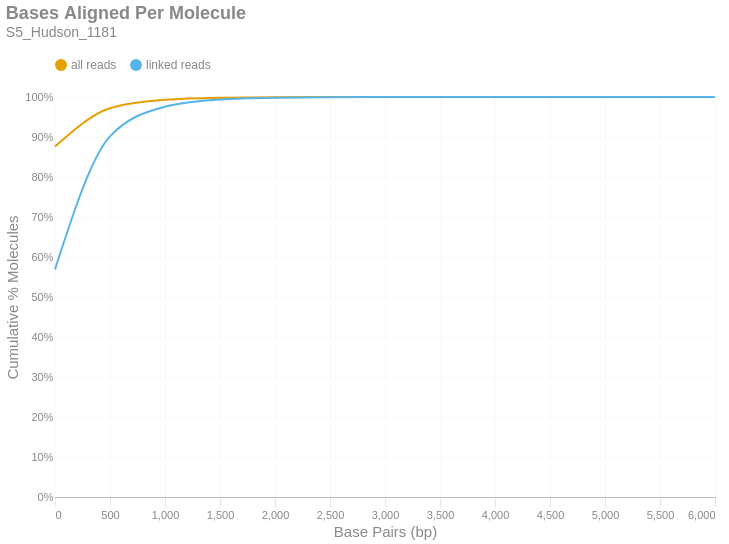

Notebook code for this chart:
### Markdown cell above
### Bases Aligned Per Molecule
This is a cumulative frequency distribution showing the number of base pairs aligned per unique molecule. These data are shown in 500 bp bins. There are two distributions: one with `all reads` (yellow) and another with only `linked reads` (blue). The percent of molecules in the `linked reads` distribution is relative to the total number of linked molecules.

### Code cell
if SKIPLR:
    print_html(f"Skipped")
else:
    binned_df = consolidated_hist(valids['aligned_bp'], mask, 500, True)
    with SafeRender(binned_df):
        (
            density_plot(binned_df, 'Bases Aligned Per Molecule', samplename, 'basesper')
            .encode(
                x=alt.X('bin:Q', title="Base Pairs (bp)").axis(tickMinStep=500).scale(padding=0),
                y=alt.Y('value:Q', title='Cumulative % Molecules')
                    .axis(format='%')
                    .scale(domain = [0,1])
                    .stack(False),
                color=alt.Color("key:N").scale(domain = ["all reads", "linked reads"]),
                tooltip = [
                    alt.Tooltip("key:N", title = "Data Type"),
                    alt.Tooltip("range_label:N", title="Bases Aligned Per Molecule"),
                    alt.Tooltip("value:Q", format = ".2%", title="% Molecules (Cum.)")
                ]
            )
        ).display()

### Figure 1 — Vega-Lite specification as saved in the notebook (floating-point values rounded to 4 significant figures)
{"width": "container", "height": 400, "config": {"title": {"anchor": "start", "dy": -15, "fontSize": 18, "color": "#888888", "subtitleColor": "#888888", "subtitleFontSize": 14}, "arc": {"fill": "#0072B2"}, "axis": {"domainColor": "#888888", "domainWidth": 0.5, "gridWidth": 0.2, "grid": false, "titleFontWeight": 400, "titleFontSize": 15, "labelFontSize": 11, "labelColor": "#888888", "tickColor": "#888888", "tickWidth": 0.2, "titleColor": "#888888"}, "axisBand": {"grid": false}, "axisX": {"grid": true, "tickSize": 10, "domainCap": "round"}, "axisY": {"domain": false, "grid": true, "tickSize": 0, "domainCap": "round"}, "background": "transparent", "header": {"labelFontSize": 15, "labelColor": "#888888", "titleFontSize": 15, "titleFontWeight": 600, "titleColor": "#888888"}, "legend": {"labelFont": "sans-serif", "labelFontSize": 12, "labelColor": "#888888", "symbolSize": 100, "symbolType": "circle", "titleFontSize": 12, "titlePadding": 10, "titleColor": "#888888", "title": null, "orient": "top"}, "range": {"category": ["#E69F00", "#56B4E9", "#009E73", "#F0E442", "#0072B2", "#D55E00", "#CC79A7", "#000000"], "diverging": ["#cfe8f3", "#a2d4ec", "#73bfe2", "#46abdb", "#1696d2", "#12719e"]}, "area": {"fill": "#0072B2", "fillOpacity": 0.7, "line": true, "strokeOpacity": 0.7}, "line": {"color": "#0072B2", "stroke": "#0072B2", "strokeWidth": 2}, "trail": {"color": "#0072B2", "stroke": "#0072B2", "strokeWidth": 0, "size": 1}, "point": {"filled": true, "fillOpacity": 1.0, "size": 95}, "text": {"color": "#888888", "fontSize": 11, "align": "right", "fontWeight": 400, "size": 11}, "bar": {"fill": "#0072B2", "stroke": null}, "view": {"stroke": null, "continuousWidth": 660, "continuousHeight": 400}}, "data": {"name": "data-684e6b6a663cda7da8eaa50592348c38"}, "mark": {"type": "line", "interpolate": "monotone", "point": {"opacity": 0, "size": 275}}, "encoding": {"color": {"field": "key", "scale": {"domain": ["all reads", "linked reads"]}, "type": "nominal"}, "tooltip": [{"field": "key", "title": "Data Type", "type": "nominal"}, {"field": "range_label", "title": "Bases Aligned Per Molecule", "type": "nominal"}, {"field": "value", "format": ".2%", "title": "% Molecules (Cum.)", "type": "quantitative"}], "x": {"axis": {"tickMinStep": 500}, "field": "bin", "scale": {"padding": 0}, "title": "Base Pairs (bp)", "type": "quantitative"}, "y": {"axis": {"format": "%"}, "field": "value", "scale": {"domain": [0, 1]}, "stack": false, "title": "Cumulative % Molecules", "type": "quantitative"}}, "params": [{"name": "param_c36ac31b6afebe62", "select": {"type": "point", "fields": ["key"]}, "bind": "legend"}], "title": {"text": "Bases Aligned Per Molecule", "subtitle": "S5_Hudson_1181"}, "transform": [{"fold": ["all reads (cumsum)", "linked reads (cumsum)"]}, {"calculate": "replace(datum.key, ' (cumsum)', '')", "as": "key"}, {"filter": {"param": "param_c36ac31b6afebe62"}}], "usermeta": {"embedOptions": {"downloadFileName": "S5_Hudson_1181.basesper"}}, "$schema": "https://vega.github.io/schema/vega-lite/v6.1.0.json", "datasets": {"data-684e6b6a663cda7da8eaa50592348c38": [{"bin": "0.0", "interval": "0.0-500.0", "all reads": 0.8761, "linked reads": 0.5691, "all reads (cumsum)": 0.8761, "linked reads (cumsum)": 0.5691, "range_label": "0-499"}, {"bin": "500.0", "interval": "500.0-1000.0", "all reads": 0.09575, "linked reads": 0.3325, "all reads (cumsum)": 0.9718, "linked reads (cumsum)": 0.9016, "range_label": "500-999"}, {"bin": "1000.0", "interval": "1000.0-1500.0", "all reads": 0.0212, "linked reads": 0.07395, "all reads (cumsum)": 0.993, "linked reads (cumsum)": 0.9756, "range_label": "1000-1499"}, {"bin": "1500.0", "interval": "1500.0-2000.0", "all reads": 0.005189, "linked reads": 0.01811, "all reads (cumsum)": 0.9982, "linked reads (cumsum)": 0.9937, "range_label": "1500-1999"}, {"bin": "2000.0", "interval": "2000.0-2500.0", "all reads": 0.00133, "linked reads": 0.00464, "all reads (cumsum)": 0.9995, "linked reads (cumsum)": 0.9983, "range_label": "2000-2499"}, {"bin": "2500.0", "interval": "2500.0-3000.0", "all reads": 0.0003341, "linked reads": 0.001166, "all reads (cumsum)": 0.9999, "linked reads (cumsum)": 0.9995, "range_label": "2500-2999"}, {"bin": "3000.0", "interval": "3000.0-3500.0", "all reads": 9.86e-05, "linked reads": 0.000344, "all reads (cumsum)": 1.0, "linked reads (cumsum)": 0.9998, "range_label": "3000-3499"}, {"bin": "3500.0", "interval": "3500.0-4000.0", "all reads": 3.034e-05, "linked reads": 0.0001059, "all reads (cumsum)": 1.0, "linked reads (cumsum)": 0.9999, "range_label": "3500-3999"}, {"bin": "4000.0", "interval": "4000.0-4500.0", "all reads": 1.076e-05, "linked reads": 3.753e-05, "all reads (cumsum)": 1.0, "linked reads (cumsum)": 1.0, "range_label": "4000-4499"}, {"bin": "4500.0", "interval": "4500.0-5000.0", "all reads": 4.275e-06, "linked reads": 1.492e-05, "all reads (cumsum)": 1.0, "linked reads (cumsum)": 1.0, "range_label": "4500-4999"}, {"bin": "5000.0", "interval": "5000.0-5500.0", "all reads": 1.379e-06, "linked reads": 4.812e-06, "all reads (cumsum)": 1.0, "linked reads (cumsum)": 1.0, "range_label": "5000-5499"}, {"bin": "5500.0", "interval": "5500.0-6000.0", "all reads": 5.516e-07, "linked reads": 1.925e-06, "all reads (cumsum)": 1.0, "linked reads (cumsum)": 1.0, "range_label": "5500-5999"}, {"bin": "6000.0", "interval": "6000.0-6500.0", "all reads": 1.379e-07, "linked reads": 4.812e-07, "all reads (cumsum)": 1.0, "linked reads (cumsum)": 1.0, "range_label": "6000-6499"}]}}
